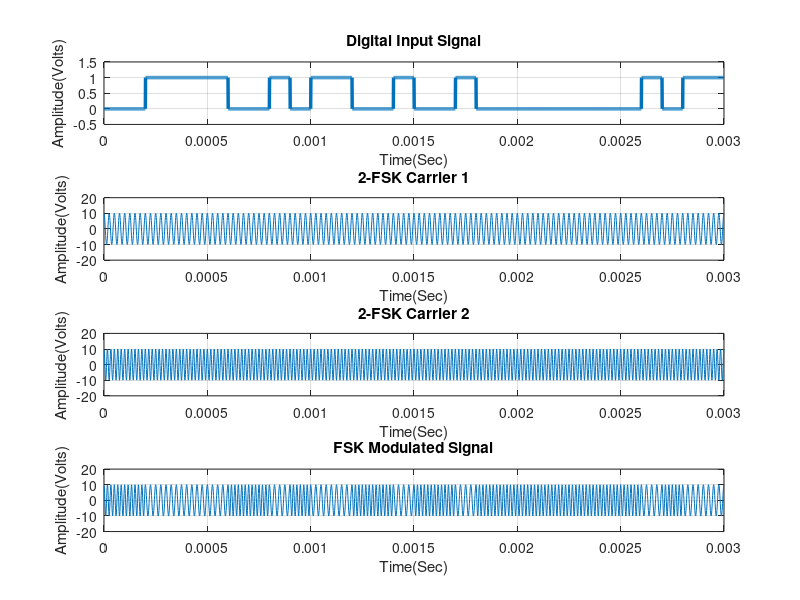

Recreate this plot in MATLAB.
% <<<<<<<<<<<<<<<<<<<< FSK Modulation and Demodulation >>>>>>>>>>>>>>>>>>>>

clc, clear all, close all;
% ******************* Digital/Binary input information ********************
  
% Binary information as stream of bits (binary signal 0 or 1)
x = randi(2, [1,30], 'int32') - 1; % auto generate the binary sequence
N = length(x);
Tb = 0.0001;   %Data rate = 1MHz i.e., bit period (second)
disp('Binary Input Information at Transmitter: ');
disp(x);

% ************* Represent input information as digital signal *************

% Tb: Thời gian truyền 1 bit
% nb: 1 bit được biểu diễn bởi nb signal (số mẫu lấy trong 1 chu kì truyền
% 1 bit)
% Tb/nb: thời gian truyền một signal

nb = 100;   % Digital signal per bit
digit = []; 
for n = 1:1:N
    if x(n) == 1;
       sig = ones(1,nb);
    else x(n) == 0;
        sig = zeros(1,nb);
    end
     digit = [digit sig];
end

t1 = Tb/nb : Tb/nb : nb*N*(Tb/nb);   % Time period
figure('Name','FSK Modulation','NumberTitle','off');
subplot(4,1,1);
plot(t1,digit,'LineWidth',2.5);
grid on;
axis([0 Tb*N -0.5 1.5]);
xlabel('Time(Sec)');
ylabel('Amplitude(Volts)');
title('Digital Input Signal');

% *************************** FSK Modulation *****************************
Ac = 10;      % Carrier amplitude for binary input
br = 1/Tb;    % Bit rate
Fc1 = br*4;      % Carrier phase for binary input '1'
Fc2 = br*6;     % Carrier phase for binary input '0' 

t2 = Tb/nb:Tb/nb:Tb;   % Signal time
mod = [];

for (i = 1:1:N)
    if (x(i) == 1)
        y = Ac*cos(2*pi*Fc1*t2);   % Modulation signal with carrier signal 1
    else
        y = Ac*cos(2*pi*Fc2*t2);   % Modulation signal with carrier signal 2
    end
    mod = [mod y];
end

t3 = Tb/nb:Tb/nb:Tb*N; % Time period

y1 = Ac*cos(2*pi*Fc1*t3); % carrier function 1
y2 = Ac*cos(2*pi*Fc2*t3); % carrier function 2

% plot carrier 1
subplot(4,1,2);
plot(t3,y1);
grid on;
ylim([-20,20]);
xlabel('Time(Sec)');
ylabel('Amplitude(Volts)');
title('2-FSK Carrier 1');

% plot carrier 2
subplot(4,1,3);
plot(t3,y2);
grid on;
ylim([-20,20]);
xlabel('Time(Sec)');
ylabel('Amplitude(Volts)');
title('2-FSK Carrier 2');

subplot(4,1,4);
plot(t3,mod);
grid on;
ylim([-20,20]);
xlabel('Time(Sec)');
ylabel('Amplitude(Volts)');
title('FSK Modulated Signal');

% ************************** End of the program ***************************